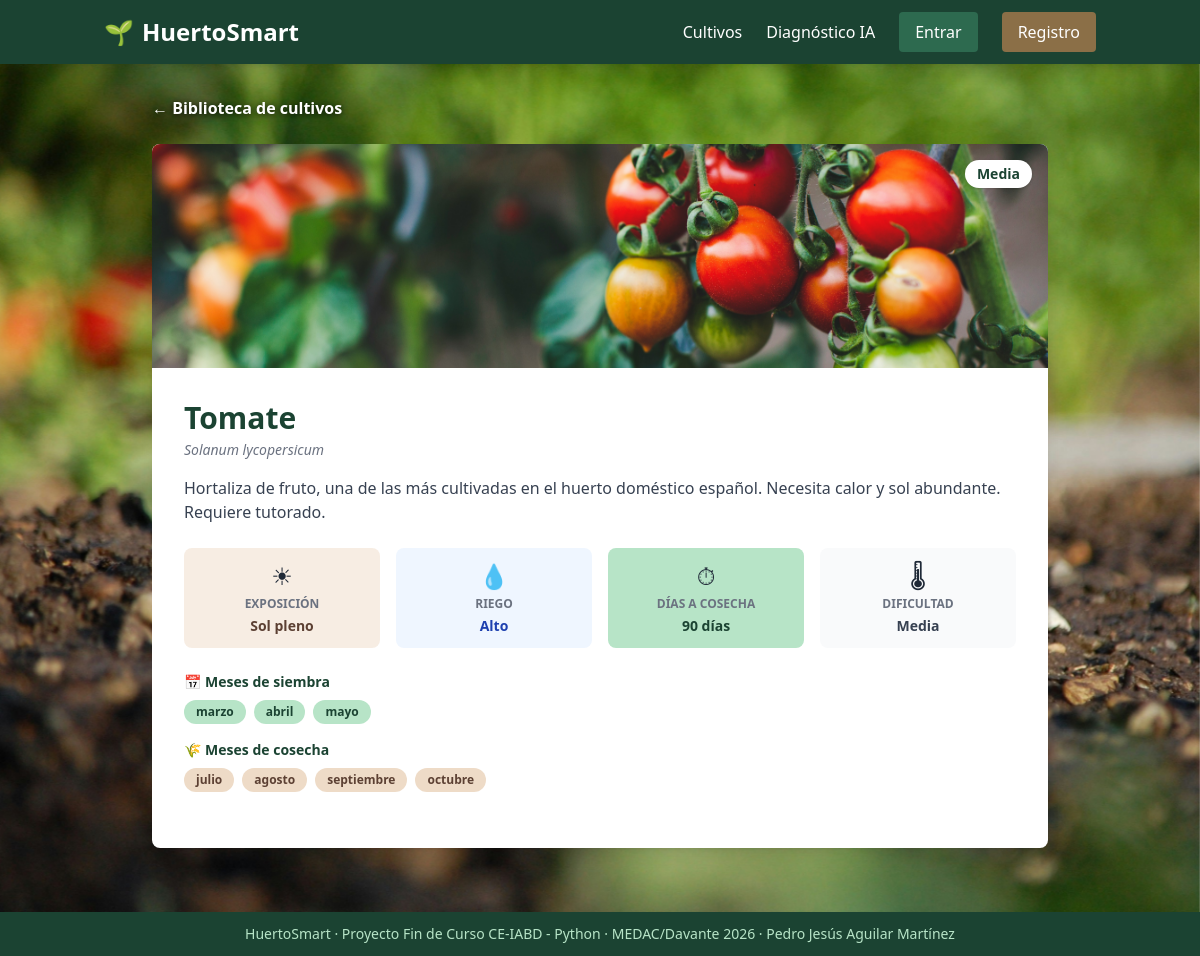
/cultivos/tomate/, run on the app's committed database.
### huertosmart/models.py (models this page shows, shortened)
class Cultivo(models.Model):
    DIFICULTAD_CHOICES = [
        ('facil', 'Fácil'),
        ('media', 'Media'),
        ('dificil', 'Difícil'),
    ]
    EXPOSICION_CHOICES = [
        ('sol', 'Sol pleno'),
        ('semisombra', 'Semisombra'),
        ('sombra', 'Sombra'),
    ]
    RIEGO_CHOICES = [
        ('bajo', 'Bajo'),
        ('medio', 'Medio'),
        ('alto', 'Alto'),
    ]
    nombre = models.CharField(max_length=100, unique=True)
    slug = models.SlugField(max_length=120, unique=True, blank=True)
    nombre_cientifico = models.CharField(max_length=150, blank=True)
    descripcion = models.TextField()
    dificultad = models.CharField(max_length=10, choices=DIFICULTAD_CHOICES)
    exposicion = models.CharField(max_length=15, choices=EXPOSICION_CHOICES)
    riego = models.CharField(max_length=10, choices=RIEGO_CHOICES)
    meses_siembra = models.CharField(max_length=50, help_text="Ej: 'marzo,abril,mayo'")
    meses_cosecha = models.CharField(max_length=50, help_text="Ej: 'julio,agosto,septiembre'")
    dias_germinacion = models.PositiveIntegerField(null=True, blank=True)
    dias_cosecha = models.PositiveIntegerField(null=True, blank=True)
    imagen = models.ImageField(upload_to='cultivos/', blank=True, null=True)
    class Meta:
        ordering = ['nombre']        # Los cultivos se ordenan alfabéticamente por defecto
        verbose_name = 'Cultivo'
        verbose_name_plural = 'Cultivos'

### huertosmart/views.py (the view)
# urls.py: path('cultivos/<slug:cultivo_slug>/', views.detalle_cultivo, name='detalle_cultivo'),
def detalle_cultivo(request, cultivo_slug):
    repo = CultivoRepository()
    cultivo = repo.get_by_slug(cultivo_slug)
    if cultivo is None:
        return redirect('huertosmart:lista_cultivos')
    meses_siembra = [m.strip() for m in cultivo.meses_siembra.split(',') if m.strip()]
    meses_cosecha = [m.strip() for m in cultivo.meses_cosecha.split(',') if m.strip()]
    return render(request, 'huertosmart/cultivos/detalle.html', {
        'cultivo': cultivo,
        'imagen_url': _imagen_url(cultivo.nombre),
        'meses_siembra': meses_siembra,
        'meses_cosecha': meses_cosecha,
        'enfermedades': EnfermedadRepository().enfermedades_de_cultivo(cultivo),
    })

### huertosmart/repositories/cultivo_repository.py (called while the page is built)
    def get_by_slug(self, slug):
        return self.model.objects.filter(slug=slug).first()

### huertosmart/repositories/enfermedad_repository.py (called while the page is built)
    def enfermedades_de_cultivo(self, cultivo):
        return cultivo.enfermedades.all()

### huertosmart/views.py (called while the page is built)
def _imagen_url(nombre):
    ruta = IMAGENES_CULTIVOS.get(nombre, '')
    return static(ruta) if ruta else ''

### templates/huertosmart/cultivos/detalle.html (shortened to what this page needs)
{% extends 'huertosmart/base.html' %}
{% block content %}
<div class="max-w-4xl mx-auto">
    <a href="{% url 'huertosmart:lista_cultivos' %}" class="inline-flex items-center gap-2 mb-6 transition font-semibold" style="color:white; text-shadow: 0 1px 6px rgba(0,0,0,0.9);">
        ← Biblioteca de cultivos
    </a>
    <div class="bg-white rounded-lg shadow-lg overflow-hidden mb-8">
        <div class="h-56 overflow-hidden relative bg-gradient-to-br from-verde-suave to-verde-claro">
            {% if imagen_url %}
            <img src="{{ imagen_url }}" alt="{{ cultivo.nombre }}"
                 class="h-full w-full object-cover"
                 onerror="this.style.display='none'">
            {% else %}
            <div class="h-full w-full flex items-center justify-center text-8xl">🌱</div>
            {% endif %}
            <span class="absolute top-4 right-4 bg-white text-verde-oscuro text-sm font-bold px-3 py-1 rounded-full shadow">
                {{ cultivo.get_dificultad_display }}
            </span>
        </div>
        <div class="p-8">
            <h1 class="text-3xl font-bold text-verde-oscuro mb-1">{{ cultivo.nombre }}</h1>
            {% if cultivo.nombre_cientifico %}
            <p class="text-sm italic text-gray-500 mb-4">{{ cultivo.nombre_cientifico }}</p>
            {% endif %}
            {% if cultivo.descripcion %}
            <p class="text-gray-700 mb-6">{{ cultivo.descripcion }}</p>
            {% endif %}
            <div class="grid grid-cols-2 md:grid-cols-4 gap-4 mb-6">
                <div class="bg-tierra-claro/20 rounded-lg p-3 text-center">
                    <p class="text-2xl mb-1">☀</p>
                    <p class="text-xs text-gray-500 uppercase font-semibold">Exposición</p>
                    <p class="text-sm font-bold text-tierra-oscuro mt-1">{{ cultivo.get_exposicion_display }}</p>
                </div>
                <div class="bg-blue-50 rounded-lg p-3 text-center">
                    <p class="text-2xl mb-1">💧</p>
                    <p class="text-xs text-gray-500 uppercase font-semibold">Riego</p>
                    <p class="text-sm font-bold text-blue-800 mt-1">{{ cultivo.get_riego_display }}</p>
                </div>
                {% if cultivo.dias_cosecha %}
                <div class="bg-verde-suave rounded-lg p-3 text-center">
                    <p class="text-2xl mb-1">⏱</p>
                    <p class="text-xs text-gray-500 uppercase font-semibold">Días a cosecha</p>
                    <p class="text-sm font-bold text-verde-oscuro mt-1">{{ cultivo.dias_cosecha }} días</p>
                </div>
                {% endif %}
                <div class="bg-gray-50 rounded-lg p-3 text-center">
                    <p class="text-2xl mb-1">🌡</p>
                    <p class="text-xs text-gray-500 uppercase font-semibold">Dificultad</p>
                    <p class="text-sm font-bold text-gray-700 mt-1">{{ cultivo.get_dificultad_display }}</p>
                </div>
            </div>
            {% if meses_siembra %}
            <div class="mb-4">
                <p class="text-sm font-semibold text-verde-oscuro mb-2">📅 Meses de siembra</p>
                <div class="flex flex-wrap gap-2">
                    {% for mes in meses_siembra %}
                    <span class="bg-verde-suave text-verde-oscuro text-xs font-semibold px-3 py-1 rounded-full">{{ mes }}</span>
                    {% endfor %}
                </div>
            </div>
            {% endif %}
            {% if meses_cosecha %}
            <div class="mb-6">
                <p class="text-sm font-semibold text-verde-oscuro mb-2">🌾 Meses de cosecha</p>
                <div class="flex flex-wrap gap-2">
                    {% for mes in meses_cosecha %}
                    <span class="bg-tierra-claro/40 text-tierra-oscuro text-xs font-semibold px-3 py-1 rounded-full">{{ mes }}</span>
                    {% endfor %}
                </div>
            </div>
            {% endif %}
        </div>
    </div>
</div>
{% endblock %}

### data on the page
Cultivo: dificultad "Media", nombre "Tomate", nombre_cientifico "Solanum lycopersicum", descripcion "Hortaliza de fruto, una de las más cultivadas en el huerto doméstico español. Necesita calor y sol abundante. Requiere tutorado.", exposicion "Sol pleno", riego "Alto", dias_cosecha "90"

### other printed values
{{ mes }} "marzo" "abril" "mayo"
{{ mes }} "julio" "agosto" "septiembre" "octubre"
